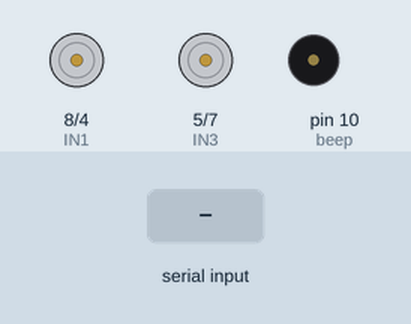
The sketch below on a simulated Arduino Uno, built with avr-gcc and run on an emulated ATmega328P. On the bench: motor-driver pin pairs drawn as motors (green arrow = first pin HIGH = forward, orange = second pin HIGH = backward, longer = more drive, scaled by the enable pin), buzzer (waves = sounding). Inputs (shaded band) come from the test bench. No radio packets arrive unless stated; what the sketch prints to the serial monitor is not drawn.

Above: at 1.2 s.
1.3 s: "1" received over Serial
At 2.0 s:
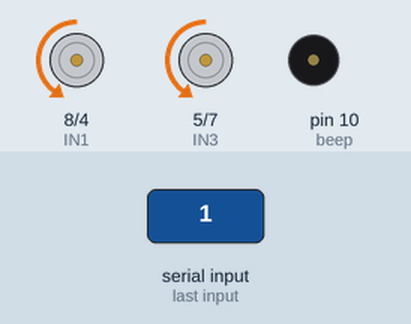
2.8 s: "6" received over Serial
At 3.1 s:
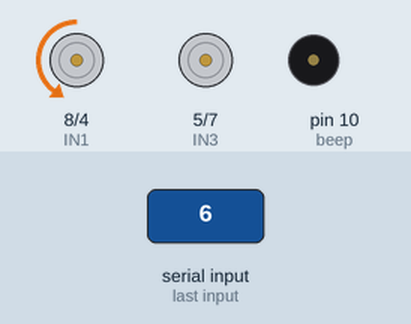
4.3 s: "4" received over Serial
At 5.4 s:
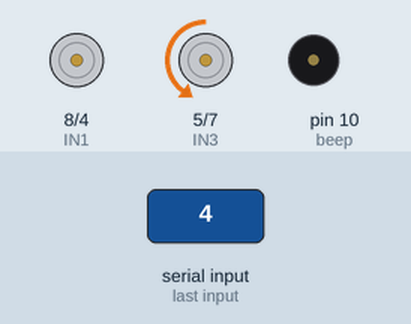
5.8 s: "2" received over Serial
At 6.6 s:
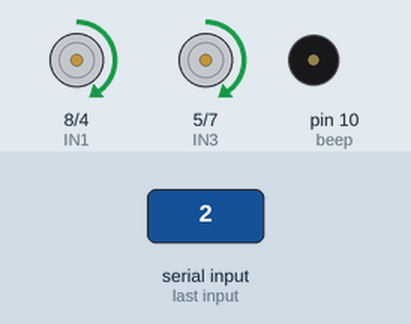
7.3 s: "b" received over Serial
At 7.7 s:
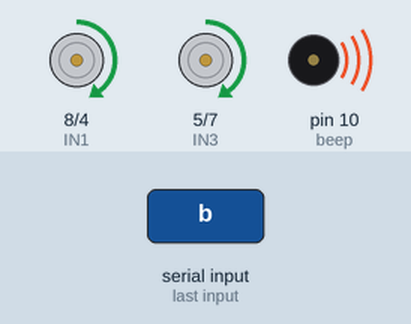
Timing chart, 0 to 10.3 s (numbered marks = the images above; inputs shaded):
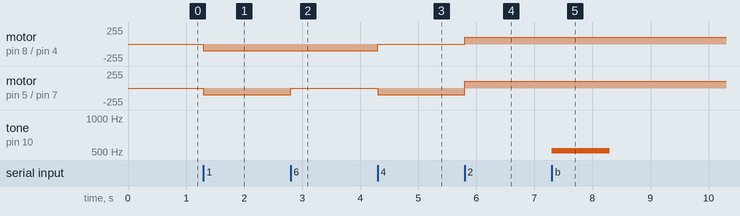

Measured:
- after the input at 1.3 s, motor on pin 8 (IN1) / pin 4 (IN2), motor on pin 5 (IN3) / pin 7 (IN4): stopped → backward 100/255 at once
- after the input at 2.8 s, motor on pin 5 (IN3) / pin 7 (IN4): backward 100/255 → stopped at once
- after the input at 4.3 s, motor on pin 8 (IN1) / pin 4 (IN2): backward 100/255 → stopped at once; motor on pin 5 (IN3) / pin 7 (IN4): stopped → backward 100/255 at once
- after the input at 5.8 s, motor on pin 8 (IN1) / pin 4 (IN2): stopped → forward 100/255 at once; motor on pin 5 (IN3) / pin 7 (IN4): backward 100/255 → forward 100/255 at once
- after the input at 7.3 s, tone on pin 10 (beep): silent → 512 Hz at once, → silent 1.0 s later

The sketch:

motor_test.ino
```cpp
#include <RH_ASK.h>
#include <SPI.h>

// Motor driver pins
int enA = 3;
int IN1 = 8;
int IN2 = 4;

int enB = 6;
int IN3 = 5;
int IN4 = 7;
int beep = 10;
uint8_t buf[1];
uint8_t buflen = sizeof(buf);
char receivedChar;

RH_ASK driver;

void setup() {
  Serial.begin(115200);
  pinMode(enA, OUTPUT);
  pinMode(enB, OUTPUT);
  pinMode(IN1, OUTPUT);
  pinMode(IN2, OUTPUT);
  pinMode(IN3, OUTPUT);
  pinMode(IN4, OUTPUT);
  pinMode(beep,OUTPUT);
  analogWrite(enA, 100);
  analogWrite(enB, 100);

  if (!driver.init()) {
    Serial.println("init failed");
  }
}

void loop() {
  // Check if we have received any data from the RF module
  if (driver.recv(buf, &buflen)) {  // Non-blocking
    receivedChar = (char)buf[0];
    Serial.print(receivedChar);
    // Control the motors based on the received character
    handleMotorControl(receivedChar);

  }
  receivedChar = Serial.read();
  handleMotorControl(receivedChar);
}

void handleMotorControl(char command) {
  switch (command) {
    case '1':  // Forward command
      digitalWrite(IN1, LOW);
      digitalWrite(IN2, HIGH);
      digitalWrite(IN3, LOW);
      digitalWrite(IN4, HIGH);
      Serial.print("forward");
      break;
    case '0':  // Stop command
      digitalWrite(IN1, LOW);
      digitalWrite(IN2, LOW);
      digitalWrite(IN3, LOW);
      digitalWrite(IN4, LOW);
      Serial.print("stop");
      break;
    case '6':  // Turn right command
      digitalWrite(IN1, LOW);
      digitalWrite(IN2, HIGH);
      digitalWrite(IN3, LOW);
      digitalWrite(IN4, LOW);
      Serial.print("right");
      break;
    case '4':  // Turn left command
      digitalWrite(IN1, LOW);
      digitalWrite(IN2, LOW);
      digitalWrite(IN3, LOW);
      digitalWrite(IN4, HIGH);
      Serial.print("left");
      break;
    case '2':
      digitalWrite(IN1, HIGH);
      digitalWrite(IN2, LOW);
      digitalWrite(IN3, HIGH);
      digitalWrite(IN4, LOW);
      Serial.print("back");
      break;
    case 'b':
      tone(beep,512);
      delay(1000);
      noTone(beep);
      break;
  }
}
```
